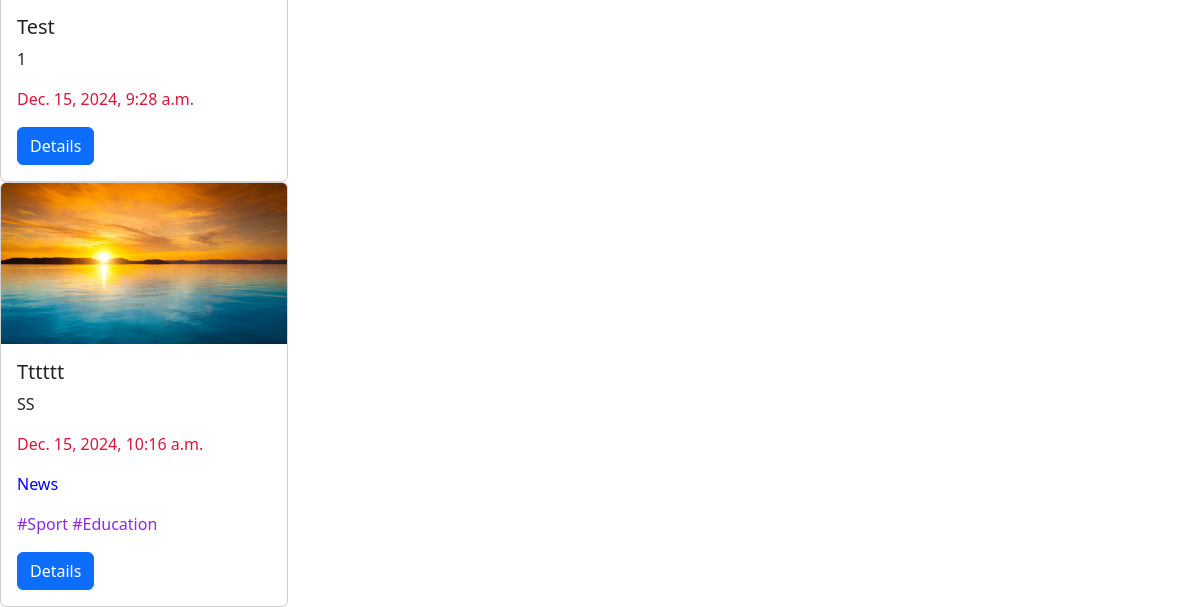
The app's page /posts/ (signed in, lower part), older data.
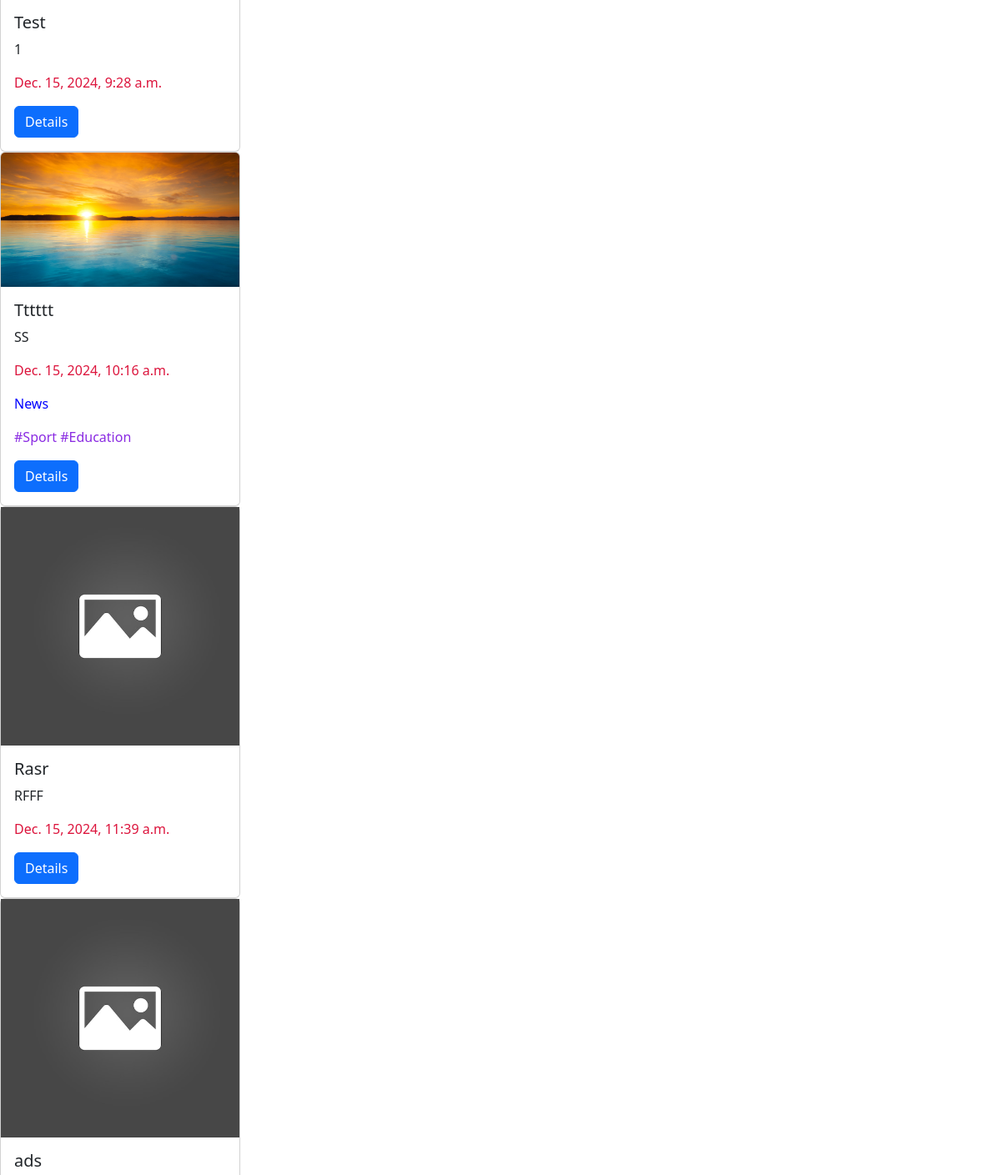
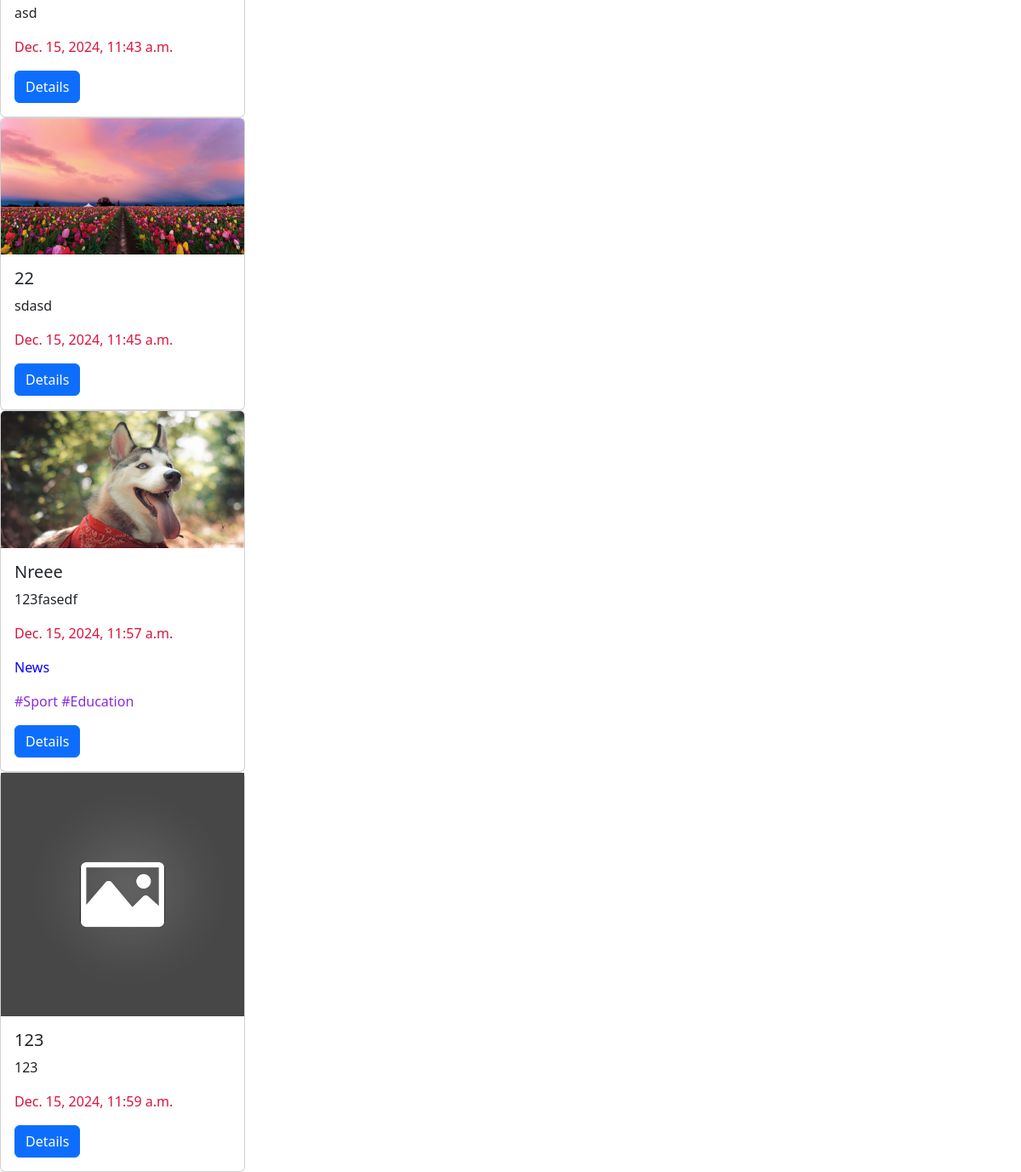
The same page, newer data (2 pictures, top to bottom).
### posts/models.py (models this page shows, shortened)
class Post(models.Model):
    title = models.CharField(max_length=56)
    content = models.TextField()
    rate =models.IntegerField(null=True,blank=True)
    created_at = models.DateTimeField(null=True, auto_now_add=True)
    updated_at = models.DateTimeField(null=True, auto_now=True)
    image = models.ImageField(null=True, blank=True)
    category = models.ForeignKey(Category, on_delete=models.SET_NULL, null=True, blank=True)
    tags = models.ManyToManyField(Tag, null=True, blank=True)

class Category(models.Model):
    title = models.CharField(max_length=56)

class Tag(models.Model):
    title = models.CharField(max_length=56)

### posts/views.py (the view)
# urls.py: path("posts/", posts_list_view),
@login_required(login_url='login')
def posts_list_view(request):
    if request.method == 'GET':
        posts = Post.objects.all()
        return render(request, "posts/list_view.html", context={"posts": posts})

### templates/posts/list_view.html
{% extends 'base.html' %}
{% block content %}
{% for post in posts %}
    <div class="card" style="width: 18rem;">
      {% if post.image %}
        <img class="card-img-top" src="{{post.image.url}}" alt="Card image cap"></img>
      {%  else %}
          <img src="/static/placeholder.png" alt="Card image cap"></img>
      {% endif %}
      <div class="card-body">
        <h5 class="card-title">{{ post.title }}</h5>
        <p class="card-text">{{ post.content }}</p>
        <p class="card-text" style="color: crimson">{{ post.created_at }}</p>
          <p class="card-text" style="color: blue">{{ post.category.title }}</p>
          <p class="card-text" style="color: blueviolet">
              {% for tag in post.tags.all %}
                #{{ tag.title }}
              {% endfor %}
          </p>
        <a href="/posts/{{ post.id }}/" class="btn btn-primary">Details</a>
      </div>
    </div>
    {% endfor %}
{% endblock %}

Row changes from the older to the newer data that the page shows:
added Post: title "Rasr", content "RFFF", created_at "Dec. 15, 2024, 11:39 a.m."
added Post: title "ads", content "asd", created_at "Dec. 15, 2024, 11:43 a.m."
added Post: image (picture), title "22", content "sdasd", created_at "Dec. 15, 2024, 11:45 a.m."
added Post: image (picture), title "Nreee", content "123fasedf", created_at "Dec. 15, 2024, 11:57 a.m.", category "News", Tag (title "Sport"), Tag (title "Education")
added Post: title "123", content "123", created_at "Dec. 15, 2024, 11:59 a.m."
